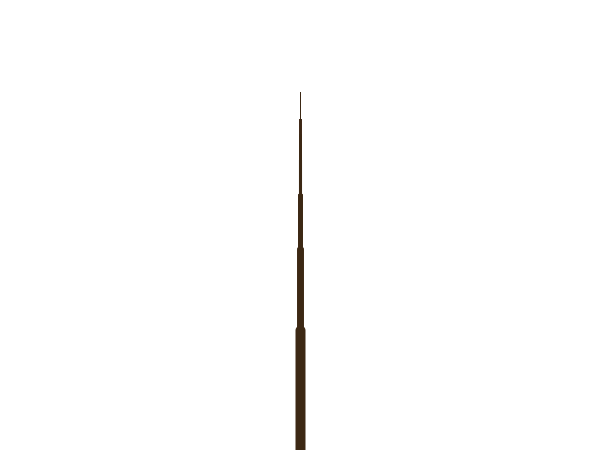
Frame 1 (no input)
Frame 60 (the mouse pressed at the canvas centre just before this capture): identical to frame 1, image omitted
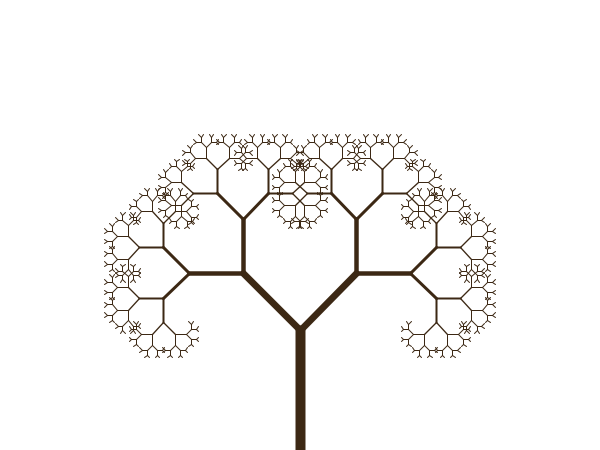
Frame 120 (the mouse held since frame 60 and released just before this capture)

The Processing sketch that drew these frames (run headless with seeded random() and noise(); from frame 60 on, the mouse is pressed at the canvas centre):

// Processing sketch: L13_Derevo
// ── L13_Derevo.pde
// Урок 13. Рекурсія + трансформації: фрактальне дерево
// Кут розгалуження керується положенням миші по X.

float theta;

void setup() {
  size(600, 450);
}

void draw() {
  background(255);
  stroke(60, 40, 20);
  theta = map(mouseX, 0, width, 0, HALF_PI);
  translate(width/2, height);   // стовбур росте від низу по центру
  branch(120);
}

// Малює гілку довжини len і дві менші гілки на її кінці
void branch(float len) {
  strokeWeight(max(1, len / 12));
  line(0, 0, 0, -len);
  translate(0, -len);
  if (len > 4) {               // умова зупинки рекурсії
    pushMatrix();
    rotate(theta);
    branch(len * 0.67);
    popMatrix();

    pushMatrix();
    rotate(-theta);
    branch(len * 0.67);
    popMatrix();
  }
}
